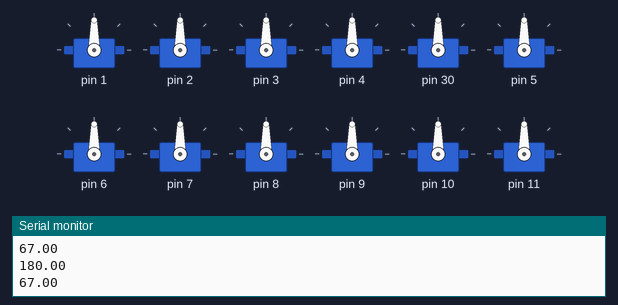
The sketch below on a simulated Arduino Uno, built with avr-gcc and run on an emulated ATmega328P. On the bench: 12 × servo, the last lines printed to the serial monitor.

Above: at 0.1 s.
At 0.65 s:
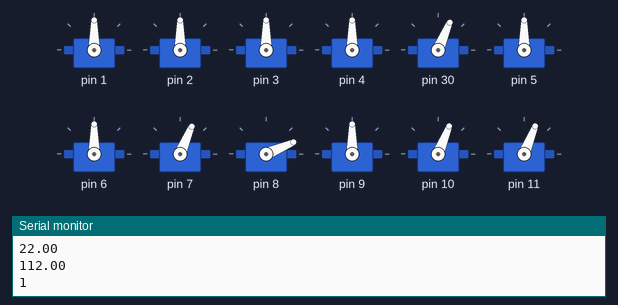
At 1.25 s:
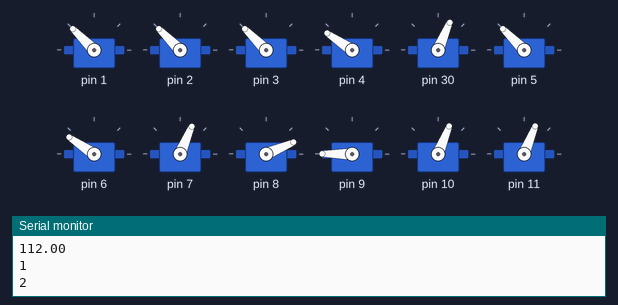
At 2.45 s:
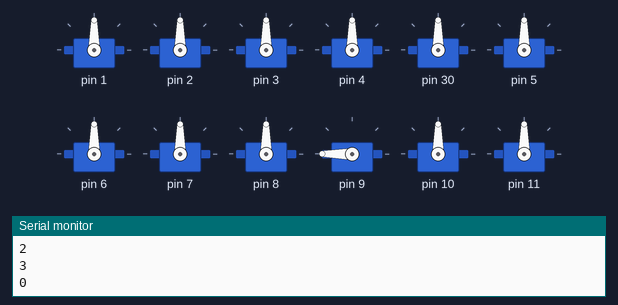
Timing chart, 0 to 5.6 s (numbered marks = the images above):
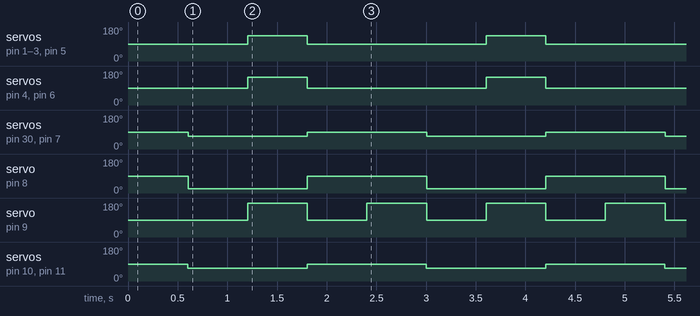

Measured:
- by itself, servo on pin 1–3, servo on pin 5: alternates 135° for 0.60 s and 90° for 1.8 s
- by itself, servo on pin 4, servo on pin 6: alternates 146° for 0.60 s and 90° for 1.8 s
- by itself, servo on pin 30, servo on pin 7: alternates 90° for 1.2 s and 67° for 1.2 s
- by itself, servo on pin 8: alternates 90° for 1.2 s and 23° for 1.2 s
- by itself, servo on pin 9: alternates 180° for 0.60 s and 90° for 0.60 s
- by itself, servo on pin 10, servo on pin 11: alternates 90° for 1.2 s and 68° for 1.2 s

The sketch:

220502_led_disk.ino
```cpp
#include "Disc.h"
#include "Servo.h"

#define EXE_INTERVAL 600

unsigned long previousTime = 0; // vairable to save the last executed time
unsigned long currentMillis = 0;
unsigned long seconds = 0;

Disc disc1(1);  // fake
Disc disc2(2);
Disc disc3(3);
Disc disc4(4);
Disc disc5(30); // fake
Disc disc6(5);
Disc disc7(6);
Disc disc8(7);
Disc disc9(8);
Disc disc10(9);
Disc disc11(10);
Disc disc12(11);
Disc disc13(12);
Disc disc14(13);  // fake
Disc disc15(31);
Disc disc16(44);
Disc disc17(45);
Disc disc18(32);  // fake
Disc disc19(46);
Disc disc20(33);  // fake

// war kernel
int kerFac = 1;
float kernel[3][3] = {
  { 0.25 * kerFac, -0.5 * kerFac, 0.25 * kerFac },
  { -0.5 * kerFac, 1 * kerFac, -0.5 * kerFac },
  { 0.25 * kerFac, -0.5 * kerFac, 0.25 * kerFac }
};

// conflict map
float mapArray[4][5] = {
  { 0, 0, 0, 0, 0 },
  { 0, 0, 0, 0, 90 },
  { 0, 0, 90, 90, 0 },
  { 90, 0, 0, 0, 0 },
};

int mapArrW = 5;
int mapArrH = 4;
int matrixsize = 3;
int beat = 0;


// an array with 4 rows and 5 columns.
Disc discs[4][5] = { { disc1, disc2, disc3, disc4, disc5 }, { disc6, disc7, disc8, disc9, disc10 }, { disc11, disc12, disc13, disc14, disc15 }, { disc16, disc17, disc18, disc19, disc20 } };

void setup() {
  Serial.begin(9600);  // open the serial port at 9600 bps:
  resetDiscs();
  calculateConflictRate();
}

void loop() {
  currentMillis = millis();
  rotateDiscs();
  // reset discs for initial position
  // resetDiscs();
  // test movement swing 180 degrees
  // testDiscs();

}


void calculateConflictRate() {

  for (int x = 0; x < mapArrW; x++) {
    for (int y = 0; y < mapArrH; y++) {

      int sum = 0;

      int offset[3] = { -1, 0, 1 };

      for (int i = 0; i < matrixsize; i++) {
        for (int j = 0; j < matrixsize; j++) {
          int nx = x - offset[i];  // nx is neighbours x pos
          int ny = y - offset[j];  // ny is neighbours y pos

          nx = constrain(nx, 0, mapArrW - 1);
          ny = constrain(ny, 0, mapArrH - 1);

          int val = mapArray[ny][nx];

          if (val >= 90) {
            // and calculate the accumulated sum
            sum += kernel[j][i] * val;
          }
        }
      }

      int conflict = mapArray[y][x];

      // check for max value 90 and reset conflicts to 90 if less
      sum = min(sum + conflict, 90);

      // adding 90 for no negative values for the motors
      sum = 90 + sum;

      discs[y][x].confVal = sum;
      Serial.println(discs[y][x].confVal);
    }
  }
}

void rotateDiscs() {
 if((currentMillis-previousTime)>=EXE_INTERVAL){
    seconds++;
    previousTime = currentMillis;
    beat = seconds % 4;
    Serial.println(beat);

    for (int x = 0; x < 5; x++) {
      for (int y = 0; y < 4; y++) {

        if(discs[y][x].confVal>=180)
        {
          if(beat == 0){
            discs[y][x].setMovement(discs[y][x].confVal);
          }else if(beat == 1){
            discs[y][x].setMovement(90);
          }else if(beat == 2){
            discs[y][x].setMovement(discs[y][x].confVal);
          }else if(beat == 3){
            discs[y][x].setMovement(90);
          }
        }
        else if(discs[y][x].confVal<90)
        {
          if(beat == 0){
            discs[y][x].setMovement(90);
          }else if(beat == 1){
            discs[y][x].setMovement(discs[y][x].confVal);
          }else if(beat == 2){
            discs[y][x].setMovement(discs[y][x].confVal);
          }else if(beat == 3){
            discs[y][x].setMovement(90);
          }
        }
        else
        {
          if(beat == 0){
            discs[y][x].setMovement(90);
          }else if(beat == 1){
            discs[y][x].setMovement(90);
          }else if(beat == 2){
            discs[y][x].setMovement(discs[y][x].confVal * 0.5 + 90);
          }else if(beat == 3){
            discs[y][x].setMovement(90);
          }
        }
      }
    }
  }
}


void rotateDiscs2() {
 if((currentMillis-previousTime)>=EXE_INTERVAL){
    seconds++;
    previousTime = currentMillis;
    beat = seconds % 5;
    // Serial.println(beatx);

    for (int x = 0; x < 5; x++) {
      for (int y = 0; y < 4; y++) {

        if(discs[y][x].confVal>=180)
        {
          if(beat == 0){
            discs[y][x].setMovement(discs[y][x].confVal* 0.25 * 0.5 + 90);
          }else if(beat == 1){
            discs[y][x].setMovement(discs[y][x].confVal * 0.5 * 0.5 + 90);
          }else if(beat == 2){
            discs[y][x].setMovement(discs[y][x].confVal * 0.75 * 0.5 + 90);
          }else if(beat == 3){
            discs[y][x].setMovement(discs[y][x].confVal * 0.5 + 90);
          }else if(beat == 4){
            discs[y][x].setMovement(90);
          }
        }
        else if(discs[y][x].confVal<90)
        {
          if(beat == 0){
            discs[y][x].setMovement(90);
          }else if(beat == 1){
            discs[y][x].setMovement(90 - discs[y][x].confVal*0.5);
          }else if(beat == 2){
            discs[y][x].setMovement(90 - discs[y][x].confVal*0.5);
          }else if(beat == 3){
            discs[y][x].setMovement(90 - discs[y][x].confVal);
          }else if(beat == 4){
            discs[y][x].setMovement(90);
          }
        }
        else
        {
          if(beat == 0){
            discs[y][x].setMovement(90);
          }else if(beat == 1){
            discs[y][x].setMovement(90);
          }else if(beat == 2){
            discs[y][x].setMovement(discs[y][x].confVal * 0.5 + 90);
          }else if(beat == 3){
            discs[y][x].setMovement(discs[y][x].confVal * 0.5 + 90);
          }else if(beat == 4){
            discs[y][x].setMovement(90);
          }
        }
      }
    }
  }
}


void resetDiscs() {

  Serial.println("reset");
  for (int x = 0; x < 4; x++) {
    for (int y = 0; y < 5; y++) {
      discs[x][y].reset();
    }
  }

}

void testDiscs() {

  for (int x = 0; x < 4; x++) {
    for (int y = 0; y < 5; y++) {
      discs[x][y].test();
    }
  }

}
```

Disc.cpp
```cpp
#include "Arduino.h"
#include "Disc.h"
#include "Servo.h"


Disc::Disc(int pin) {
  pinMode(pin, OUTPUT);
  _pin = pin;

  confVal = 0;
  beatTime = 100;
}


void Disc::setMovement(int confVal){
  servo.write(confVal);
}

void Disc::reset(){
  servo.attach(_pin);
  servo.write(90);
}

void Disc::test(){
  servo.attach(_pin);
  servo.write(180);
  delay(400);
  servo.write(0);
  delay(400);
  servo.write(180);
  delay(400);
  servo.write(0);
  delay(400);
  servo.write(90);
}
```

Disc.h
```cpp
#ifndef Disc_h
#define Disc_h
#include "Arduino.h"
#include "Servo.h"

class Disc {
public:
  Disc(int pin);
  void setMovement(int confVal);
  void test();
  void reset();

  int _pin;

  float confVal;
  int beatTime;

private:
  Servo servo;

};
#endif
```
